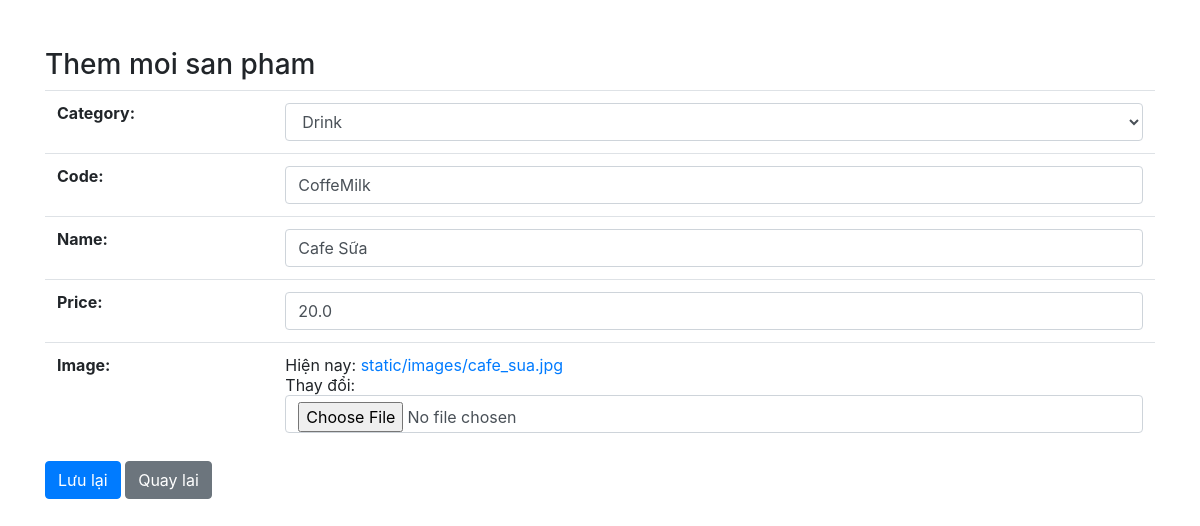
Page /update_product/1 on the committed database.
### app/models.py (models this page shows, shortened)
class Product(models.Model):
    category = models.ForeignKey(Category, on_delete=models.PROTECT)
    code = models.CharField(max_length=30,unique=True, )
    name = models.CharField(max_length=200)
    price = models.FloatField()
    image = models.ImageField(upload_to='static/images')

class Category(models.Model):
    code = models.CharField(max_length=30,unique=True,verbose_name='Mã')
    name = models.CharField(max_length=200,verbose_name='Tên')
    def __str__(self):
        return self.name

### app/views.py (the view)
# urls.py: path('update_product/<pk>', updateProduct
def updateProduct(request,pk):
    product = Product.objects.get(pk=pk)
    form = ProductForm(instance=product)
    if request.method == 'POST':
        form = ProductForm(request.POST,request.FILES,instance=product)
        if  form.is_valid():
            form.save()
            return redirect('list-product')
    context = {'form':form}
    return render(request,'product/product_form.html',context)

### app/form.py
class ProductForm(forms.ModelForm):
    class Meta:
        model = Product
        fields = '__all__'

### app/templates/product/product_form.html (shortened to what this page needs)
<link rel="stylesheet" href="https://stackpath.bootstrapcdn.com/bootstrap/4.5.2/css/bootstrap.min.css">
<div class="container pt-5">
    <h3>Them moi san pham</h3>
    <form method="POST" enctype="multipart/form-data">{%csrf_token%}
        <table class="table table-form">{{form}}</table>
        <button type="submit" class="btn btn-primary">Lưu lại</button>
        <a href="/list_product" class="btn btn-secondary">Quay lai</a>
    </form>
</div>

### rows in the picture
Product: category "Drink", code "CoffeMilk", price "20.0"
Category: name "Cafe Sữa"
